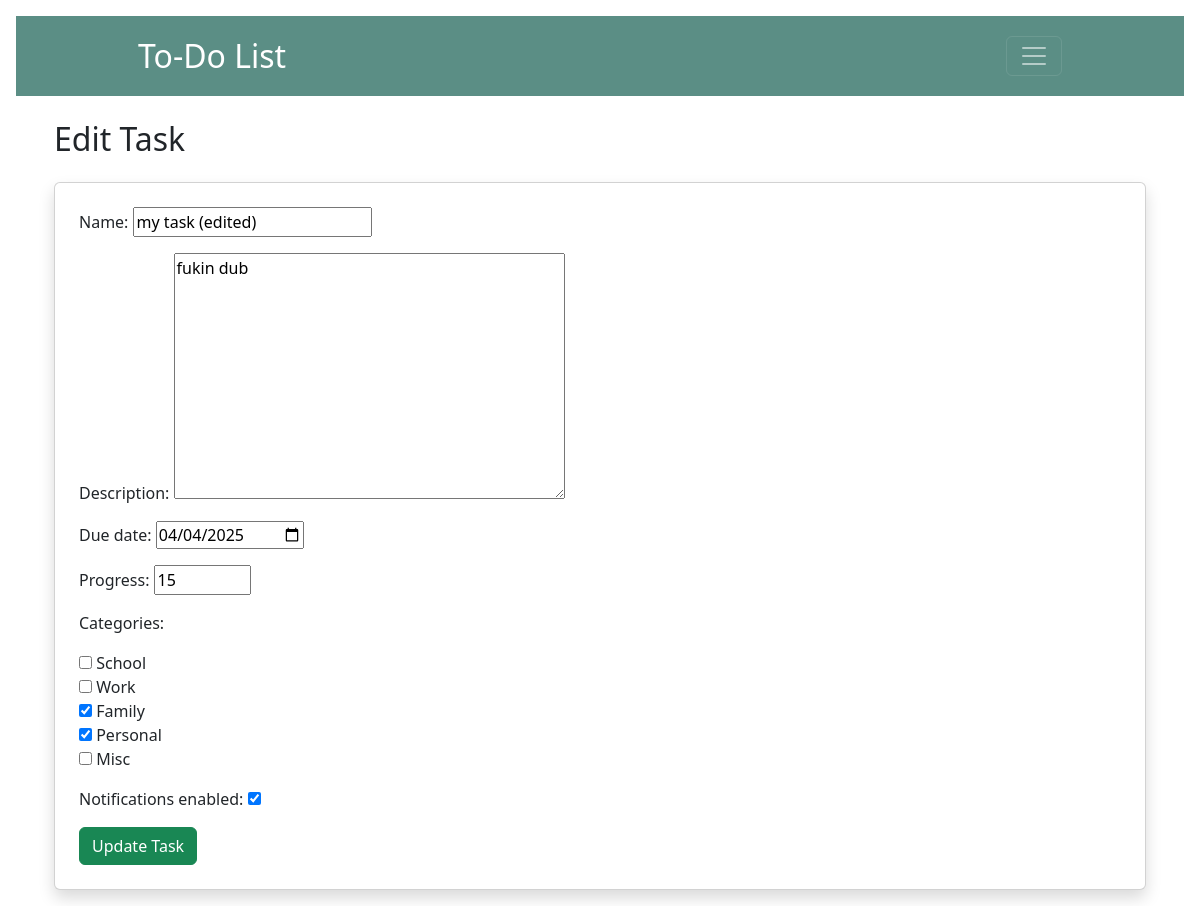
Before: /tasks/edit/8/ with the older database file.
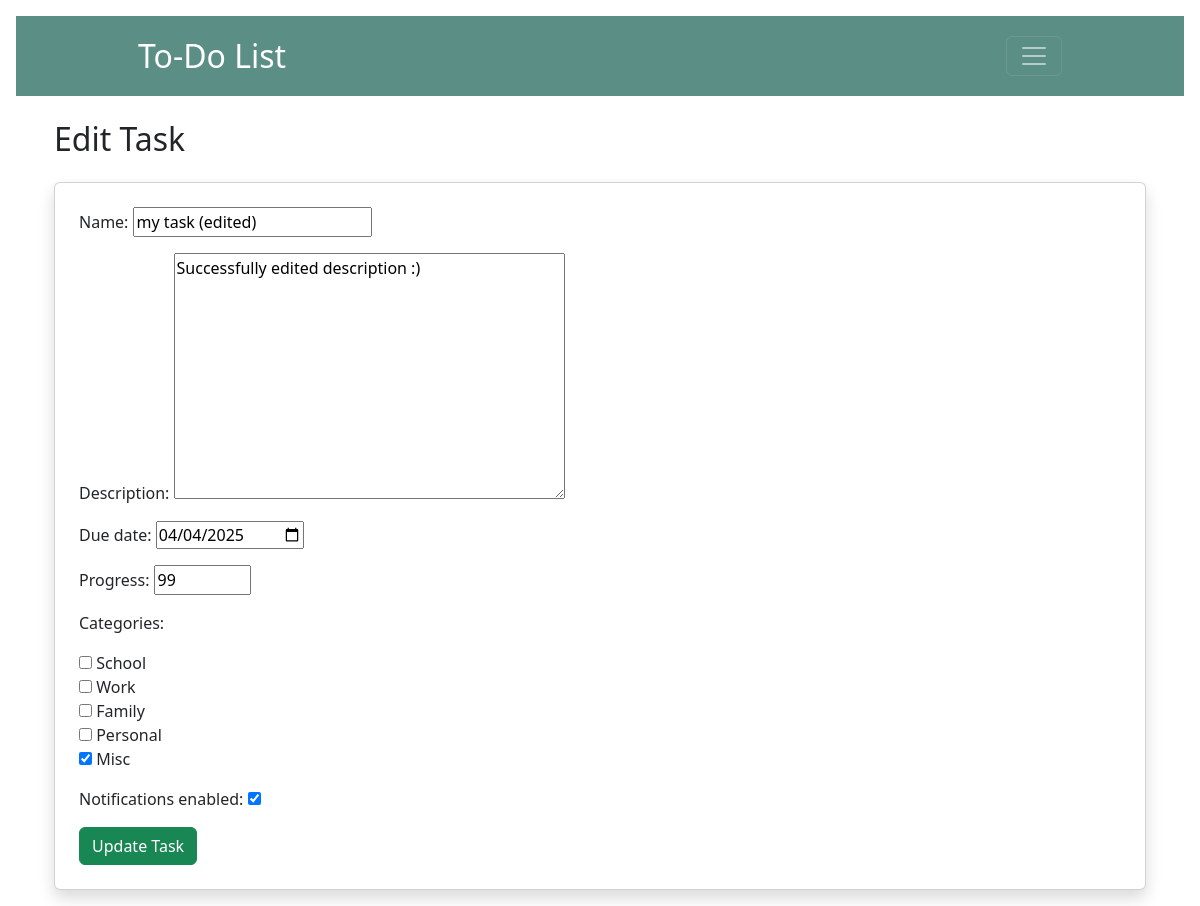
After: the same page with the newer database file.
### todoapp/models.py (models this page shows, shortened)
class Task(models.Model):
    name = models.CharField(max_length=255)
    creator = models.ForeignKey(User, on_delete=models.CASCADE)
    description = models.TextField()
    due_date = models.DateTimeField()
    progress = models.IntegerField(default=0)
    is_completed = models.BooleanField(default=False)
    categories = models.ManyToManyField(Category, related_name="tasks", blank=True)
    assigned_users = models.ManyToManyField(User, related_name="assigned_tasks")
    notifications_enabled = models.BooleanField(default=False)

class Category(models.Model):
    name = models.CharField(max_length=50)
    def __str__(self):
        return self.name

### todoapp/views.py (the view)
# urls.py: path('tasks/edit/<int:task_id>/', views.edit_task, name='edit_task'),
def edit_task(request, task_id):
    task = get_object_or_404(Task, id=task_id)
    if request.method == 'POST':
        form = TaskForm(request.POST, instance=task)
        if form.is_valid():
            updated_task = form.save(commit=False)
            updated_task.creator = request.user
            updated_task.save()
            form.save_m2m()  # for ManyToMany like categories
            return redirect('task_view')
    else:
        form = TaskForm(instance=task)
    return render(request, 'add_task.html', {'form': form, 'edit_mode': True})

### todoapp/forms.py
class TaskForm(forms.ModelForm):
    categories = forms.ModelMultipleChoiceField(
        queryset=Category.objects.all(),
        widget=forms.CheckboxSelectMultiple,
        required=False
    )
    class Meta:
        model = Task
        fields = ['name', 'description', 'due_date', 'progress', 'categories', 'notifications_enabled']
        widgets = {
            'due_date': forms.DateInput(attrs={'type': 'date'}),
            'progress': forms.NumberInput(attrs={'min': 0, 'max': 100, 'step': 1}),
        }

### todoapp/templates/add_task.html (shortened to what this page needs)
{% extends 'base.html' %}
{% block content %}
<div class="container mt-4">
    <h2 class="mb-4">{{ edit_mode|default:False|yesno:"Edit Task,Create a New Task" }}</h2>
    <div class="card p-4 shadow">
        <form method="post">
            {{ form.as_p }}
            <button type="submit" class="btn btn-success">
                {{ edit_mode|default:False|yesno:"Update Task,Create Task" }}
            </button>
        </form>
    </div>
</div>
{% endblock %}

Changed rows visible on the page:
changed Task "my task (edited)": description "fukin dub" → "Successfully edited description :)"; progress "15" → "99"
Other visible differences:
form field categories: "☐ ☐ ☑ ☑ ☐" → "☐ ☐ ☐ ☐ ☑"
